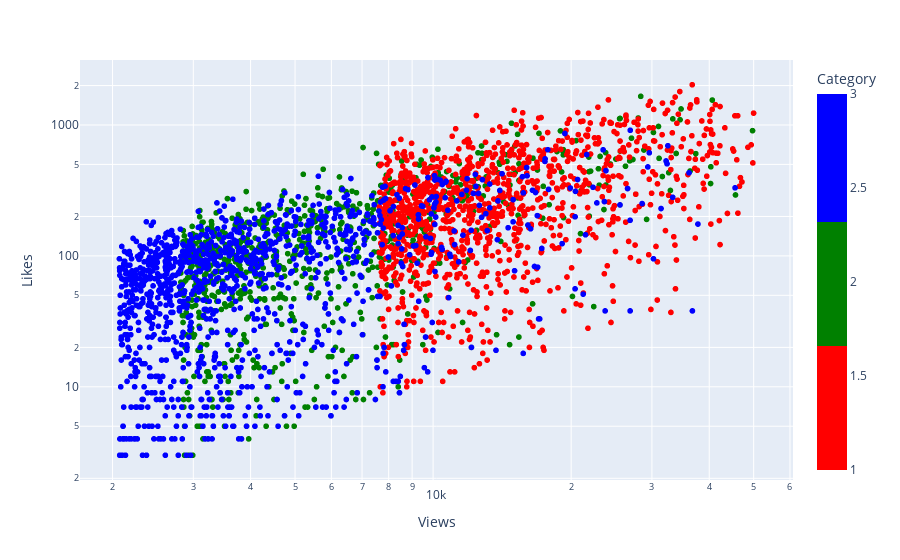

The cell this chart's notebook holds for it:
### Code cell
px.scatter(globalDf[(globalDf.Views >= 2000) & (globalDf.Views <= 50000) & (globalDf.LikeViewRateo >= 0.001)],
    x="Views",
    y="Likes",
    color="Category",   
    log_x=True, log_y=True,
    color_continuous_scale=[
        (0.00, "red"),(0.33, "red"),
        (0.33, "green"),(0.66, "green"),
        (0.66, "blue"),(1.00, "blue")
    ]
)

### Figure 1 — Plotly figure (JSON) as saved in the notebook; plotly's stock layout.template omitted (floating-point values rounded to 4 significant figures; data arrays with more than 128 entries replaced by an {"elided": "..."} marker saying what was removed)
{"data": [{"hoverlabel": {"namelength": 0}, "hovertemplate": "Views=%{x}<br>Likes=%{y}<br>Category=%{marker.color}", "legendgroup": "", "marker": {"color": {"elided": "3328 int values"}, "coloraxis": "coloraxis", "symbol": "circle"}, "mode": "markers", "name": "", "showlegend": false, "type": "scattergl", "x": {"elided": "3328 int values"}, "xaxis": "x", "y": {"elided": "3328 int values"}, "yaxis": "y"}], "layout": {"coloraxis": {"colorbar": {"title": {"text": "Category"}}, "colorscale": [[0, "red"], [0.33, "red"], [0.33, "green"], [0.66, "green"], [0.66, "blue"], [1, "blue"]]}, "legend": {"tracegroupgap": 0}, "margin": {"t": 60}, "xaxis": {"anchor": "y", "domain": [0, 1], "title": {"text": "Views"}, "type": "log"}, "yaxis": {"anchor": "x", "domain": [0, 1], "title": {"text": "Likes"}, "type": "log"}}}
